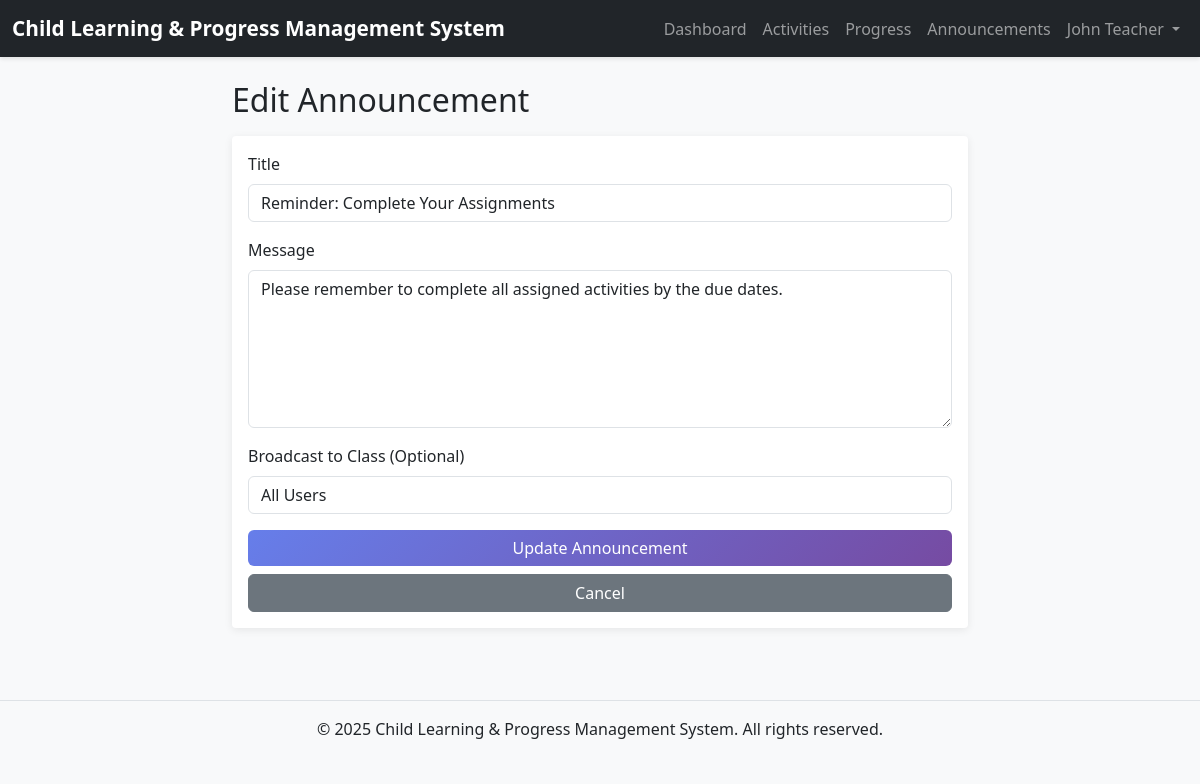
Screenshot of /announcement_edit.php?id=2 (signed in) with the database file from the repository.
### tables this page shows
CREATE TABLE users (
    id INT AUTO_INCREMENT PRIMARY KEY,
    email VARCHAR(255) NOT NULL UNIQUE,
    password VARCHAR(255) NOT NULL,
    full_name VARCHAR(255) NOT NULL,
    role ENUM('admin', 'teacher', 'student', 'parent') NOT NULL,
    created_at TIMESTAMP DEFAULT CURRENT_TIMESTAMP,
    updated_at TIMESTAMP DEFAULT CURRENT_TIMESTAMP ON UPDATE CURRENT_TIMESTAMP
);

CREATE TABLE announcements (
    id INT AUTO_INCREMENT PRIMARY KEY,
    title VARCHAR(255) NOT NULL,
    message TEXT NOT NULL,
    class_id INT,
    posted_by INT NOT NULL,
    posted_at TIMESTAMP DEFAULT CURRENT_TIMESTAMP,
    updated_at TIMESTAMP DEFAULT CURRENT_TIMESTAMP ON UPDATE CURRENT_TIMESTAMP,
    FOREIGN KEY (class_id) REFERENCES classes(id) ON DELETE SET NULL ON UPDATE CASCADE,
    FOREIGN KEY (posted_by) REFERENCES users(id) ON DELETE RESTRICT ON UPDATE CASCADE
);

### includes/auth.php (called while the page is built, shortened)
<?php
function isLoggedIn() {
    return isset($_SESSION['user_id']) && isset($_SESSION['role']);
}
function getCurrentUser() {
    global $mysqli;
    $user_id = $_SESSION['user_id'];
    $stmt = $mysqli->prepare("SELECT id, email, full_name, role FROM users WHERE id = ?");
    $stmt->bind_param("i", $user_id);
    $stmt->execute();
    $result = $stmt->get_result();
    if ($result->num_rows > 0) {
        return $result->fetch_assoc();
    }
    return null;
}
function isTeacher() {
    return isLoggedIn() && $_SESSION['role'] === ROLE_TEACHER;
}
?>

### announcement_edit.php (the view, shortened to what this page needs)
<?php
require_once 'config/db.php';
require_once 'includes/auth.php';
$announcement_id = intval($_GET['id'] ?? 0);
$announcement = null;
if ($announcement_id > 0) {
    $stmt = $mysqli->prepare("SELECT id, title, message, class_id, posted_by FROM announcements WHERE id = ?");
    $stmt->bind_param("i", $announcement_id);
    $stmt->execute();
    $result = $stmt->get_result();
    if ($result->num_rows > 0) {
        $announcement = $result->fetch_assoc();
    }
}
include 'includes/header.php';
include 'includes/nav.php';
?>
<div class="container mt-4">
    <div class="row justify-content-center">
        <div class="col-md-8">
            <h2 class="mb-3">Edit Announcement</h2>
            <div class="card">
                <div class="card-body">
                    <form method="POST" action="">
                        <div class="mb-3">
                            <label for="title" class="form-label">Title</label>
                            <input
                                type="text"
                                class="form-control"
                                id="title"
                                name="title"
                                value="<?php echo htmlspecialchars($announcement['title']); ?>"
                                required
                            >
                        </div>
                        <div class="mb-3">
                            <label for="message" class="form-label">Message</label>
                            <textarea
                                class="form-control"
                                id="message"
                                name="message"
                                rows="6"
                                required
                            ><?php echo htmlspecialchars($announcement['message']); ?></textarea>
                        </div>
                        <?php if (isTeacher()): ?>
                            <div class="mb-3">
                                <label for="class_id" class="form-label">Broadcast to Class (Optional)</label>
                                <select class="form-control" id="class_id" name="class_id">
                                    <option value="">All Users</option>
                                </select>
                            </div>
                        <?php endif; ?>
                        <div class="d-grid gap-2">
                            <button type="submit" class="btn btn-primary">Update Announcement</button>
                            <a href="announcements_list.php" class="btn btn-secondary">Cancel</a>
                        </div>
                    </form>
                </div>
            </div>
        </div>
    </div>
</div>
<?php include 'includes/footer.php'; ?>

### includes/nav.php (shortened to what this page needs)
<nav class="navbar navbar-expand-lg navbar-dark bg-dark">
    <div class="container-fluid">
        <a class="navbar-brand" href="<?php echo SITE_URL; ?>">
            <?php echo APP_NAME; ?>
        </a>
        <div class="collapse navbar-collapse" id="navbarNav">
            <ul class="navbar-nav ms-auto">
                <?php if (isLoggedIn()) { ?>
                    <?php
                    $current_user = getCurrentUser();
                    if ($current_user) {
                    ?>
                        <?php if ($current_user['role'] === ROLE_TEACHER) { ?>
                            <li class="nav-item">
                                <a class="nav-link" href="<?php echo SITE_URL; ?>teacher/dashboard.php">Dashboard</a>
                            </li>
                            <li class="nav-item">
                                <a class="nav-link" href="<?php echo SITE_URL; ?>teacher/activities_list.php">Activities</a>
                            </li>
                            <li class="nav-item">
                                <a class="nav-link" href="<?php echo SITE_URL; ?>teacher/class_progress.php">Progress</a>
                            </li>
                            <li class="nav-item">
                                <a class="nav-link" href="<?php echo SITE_URL; ?>announcements_list.php">Announcements</a>
                            </li>
                        <?php } ?>
                        <li class="nav-item dropdown">
                            <a class="nav-link dropdown-toggle" href="#" id="userDropdown" role="button" data-bs-toggle="dropdown">
                                <?php echo htmlspecialchars($current_user['full_name']); ?>
                            </a>
                        </li>
                    <?php } ?>
                <?php } ?>
            </ul>
        </div>
    </div>
</nav>

### css/style.css (style rules this page uses)
:root { --primary-color: #667eea; --secondary-color: #764ba2; --success-color: #28a745; --danger-color: #dc3545; --warning-color: #ffc107; --info-color: #17a2b8; }
body { font-family: 'Segoe UI', Tahoma, Geneva, Verdana, sans-serif; background-color: #f8f9fa; }
.navbar { box-shadow: 0 2px 4px rgba(0, 0, 0, 0.1); }
.navbar-brand { font-weight: 600; font-size: 1.3rem; }
.card { border: none; box-shadow: 0 2px 8px rgba(0, 0, 0, 0.08); margin-bottom: 1.5rem; transition: transform 0.2s, box-shadow 0.2s; }
.btn { border-radius: 0.375rem; font-weight: 500; transition: all 0.2s; }
.btn-primary { background: linear-gradient(135deg, var(--primary-color) 0%, var(--secondary-color) 100%); border: none; }
.form-control, .form-select { border: 1px solid #dee2e6; border-radius: 0.375rem; transition: border-color 0.15s, box-shadow 0.15s; }
* { transition: color 0.15s ease-in-out, background-color 0.15s ease-in-out; }
.btn, .card, .nav-link { transition: all 0.2s ease-in-out; }

### rows the page displays
users: full_name "John Teacher"
announcements: title "Reminder: Complete Your Assignments", message "Please remember to complete all assigned activities by the due dates."

### other values shown
APP_NAME "Child Learning & Progress Management System"
